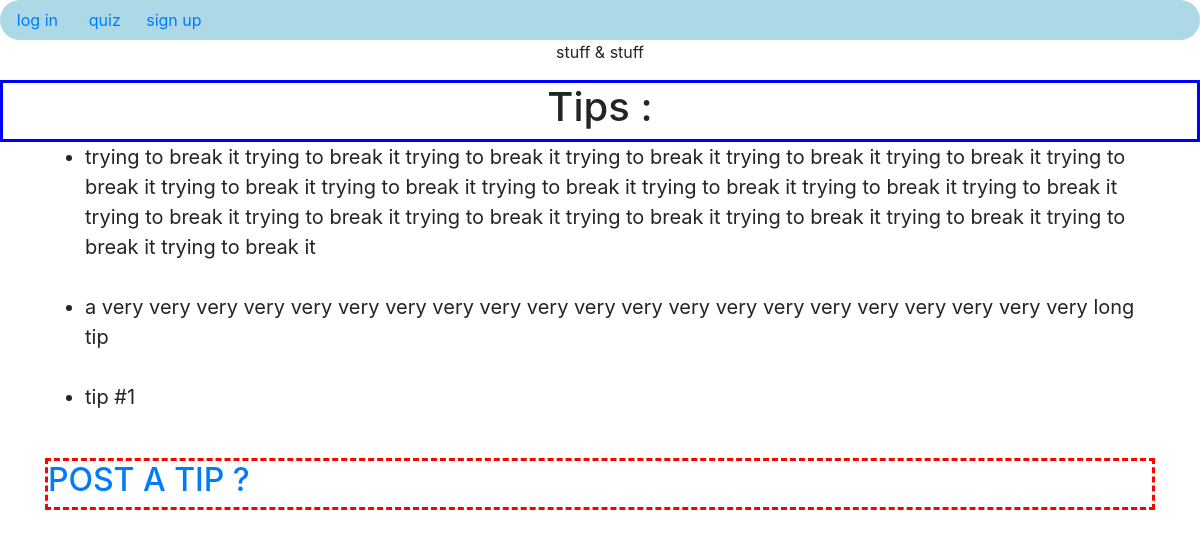
The page / on the database its author committed.
### Model.py (models this page shows)
class Post(Base):
    __tablename__ = "Post"
    id_table = Column(Integer, primary_key = True)
    post_string = Column(String)
    def __repr__(self):
        return ("{} \n "
            "\n").format(
                self.post_string)

### app.py (the view)
@app.route('/')
def home():
    posts = query_all_posts()
    posts = posts[::-1]
    if 'username' in flask_session:
        user_name = flask_session['username']
        status = query_user_by_name(user_name).status
        return render_template('home_loggedin.html',name="logged in as : " + user_name ,status= status ,posts=posts)
    else :
        return render_template('home.html',posts=posts)

### Database.py (called while the page is built)
def query_all_posts():
    posts = session.query(
        Post).all()
    return posts

### templates/home.html (shortened to what this page needs)
<!DOCTYPE html>
<html>
<head>
  <link rel="stylesheet" href="https://maxcdn.bootstrapcdn.com/bootstrap/4.0.0/css/bootstrap.min.css">
</head>
<body>
  <div class="navbar">
    <div class="row">
      <div class="col-sm-4">
        <a  href="{{url_for('log_in')}}">log in</a>
      </div>
      <div class="col-sm-3">
        <a  href="{{url_for('quiz')}}"> quiz </a>
      </div>
      <div class="col-sm-5" class="text-center">
        <a  href="{{url_for('sign_up')}}">sign up</a>
      </div>
    </div>
  </div>
  <div class="row">
        <div class="col-sm-12"><p class="text-center">stuff & stuff </p></div>
  </div>
	<div class="tips_head">
        <h1> Tips : </h1>
  </div>
      <div class="container">
        <div class="all_tips">
            <ul>
              {%for post in posts%}
              <li> {{ post }}</li>
                      <br>
              {% endfor %}
            </ul>
        </div>
        <div class="post-tip">
          <a href='{{url_for("create_tip")}}'>
            <h2> POST A TIP ? </h2>
          </a>
        </div>
    </div>
</body>
</html>

### templates/home.html (style rules this page uses)
body { margin: 0; }
.navbar { background-color: lightblue; text-align: center; border-radius: 25px; }
.tips_head { border-color: blue; text-align: center; border-style: solid; }
.all_tips { font-size: 20px; }
.post-tip { border-color: red; border-style: dashed; }

### rows shown on the page
Post: post_string "trying to break it trying to break it trying to break it trying to break it trying to break it trying to break it trying to break it trying to break it trying to break it trying to break it trying to break it trying to break it trying to break it trying to break it trying to break it trying to break it trying to break it trying to break it trying to break it trying to break it trying to break it"
Post: post_string "a very very very very very very very very very very very very very very very very very very very very very long tip"
Post: post_string "tip #1"
